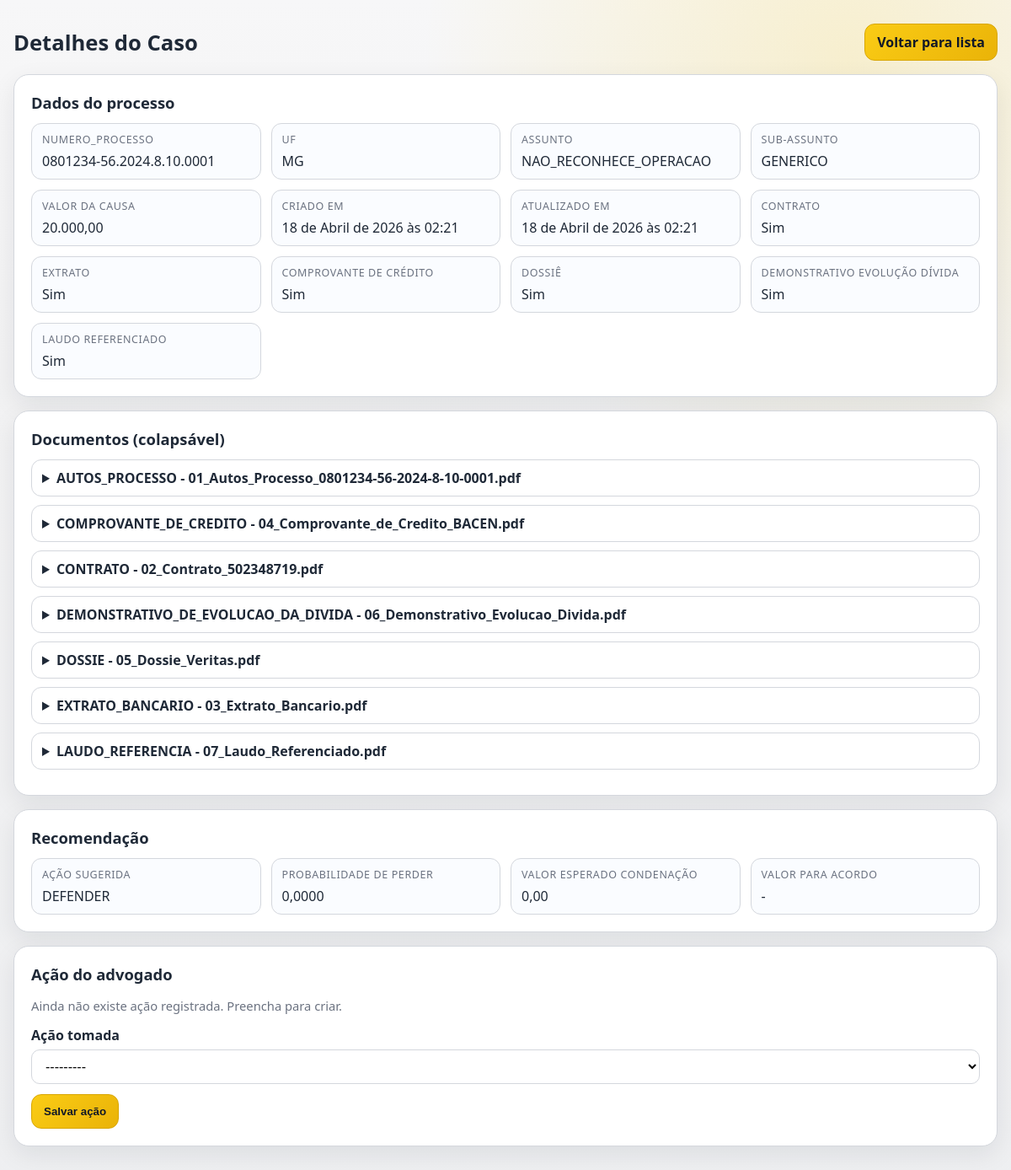
Before: /case-detail/1 with the older database file.
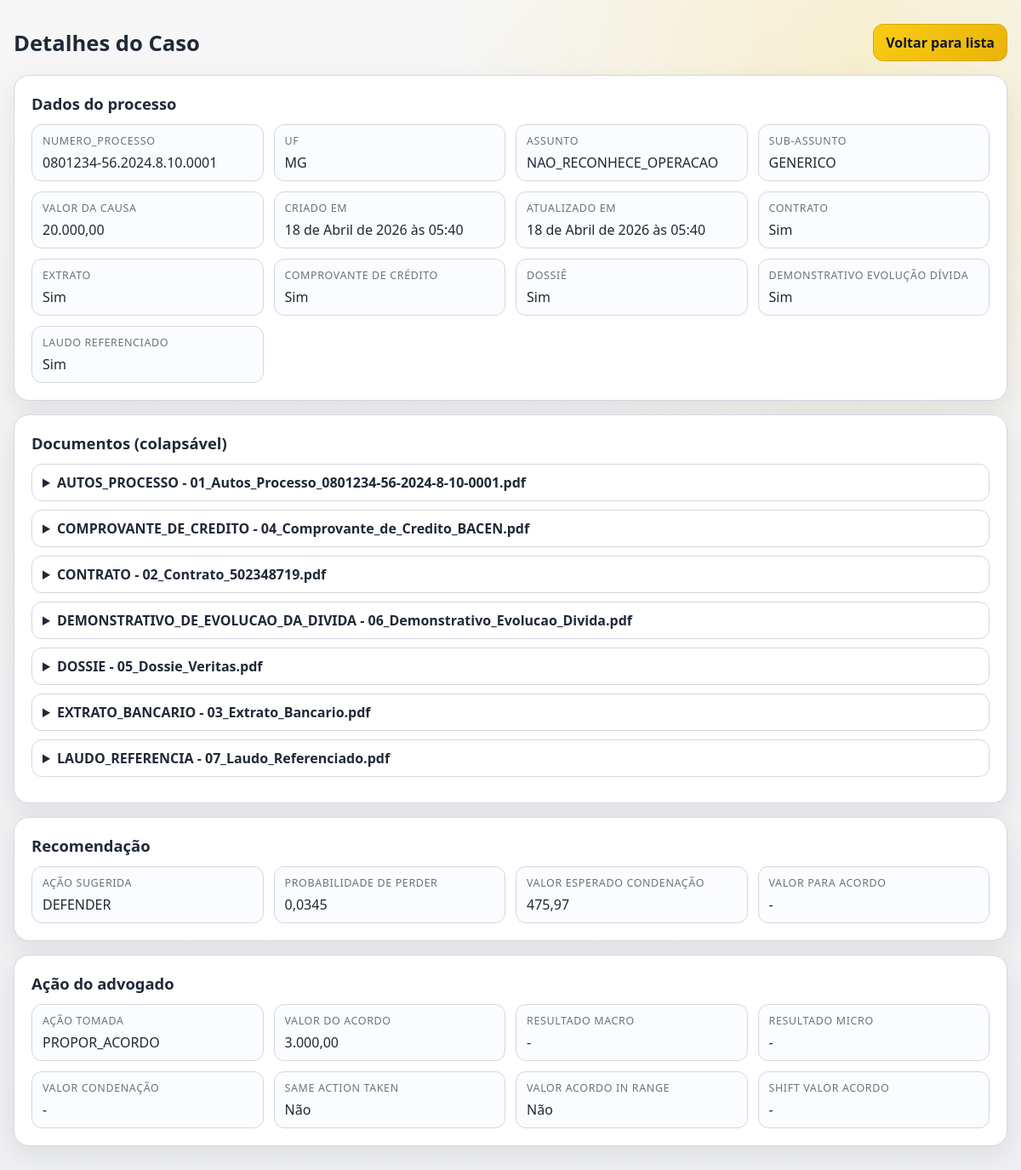
After: the same page with the newer database file.
### legalapp/models.py (models this page shows, shortened)
class TimeStampedModel(models.Model):
	created_at = models.DateTimeField(auto_now_add=True)
	updated_at = models.DateTimeField(auto_now=True)
	class Meta:
		abstract = True

class LegalCase(TimeStampedModel):
	numero_processo = models.CharField(
		max_length=25,
		unique=True,
		validators=[
			RegexValidator(
				regex=r'^\d{7}-\d{2}\.\d{4}\.\d\.\d{2}\.\d{4}$',
				message='Número do processo deve seguir o padrão CNJ (ex: 1764352-89.2025.8.06.1818).',
			)
		],
	)
	uf = models.CharField(max_length=2, null=True, choices=UF_CHOICES)
	assunto = models.CharField(
		max_length=64,
		null = True,
		choices=ASSUNTO_CHOICES,
		default='NAO_RECONHECE_OPERACAO',
	)
	sub_assunto = models.CharField(max_length=20, null=True, choices=SUB_ASSUNTO_CHOICES)
	valor_causa = models.DecimalField(max_digits=10, decimal_places=2, null=True)
	has_contrato = models.BooleanField(default=False)
	has_extrato = models.BooleanField(default=False)
	has_comprovante_credito = models.BooleanField(default=False)
	has_dossie = models.BooleanField(default=False)
	has_demonstrativo_evolucao_divida = models.BooleanField(default=False)
	has_laudo_referenciado = models.BooleanField(default=False)
	class Meta:
		ordering = ['-created_at']

class CaseDocument(TimeStampedModel):
	case = models.ForeignKey(
		LegalCase,
		on_delete=models.CASCADE,
		related_name='documents',
	)
	document_type = models.CharField(max_length=40, choices=CASE_DOCUMENT_TYPE_CHOICES)
	file_name = models.CharField(max_length=255)
	file_path = models.FileField(upload_to='legalapp/documents/', blank=True, null=True)
	extracted_text = models.TextField(blank=True, default='')
	metadata = models.JSONField(default=dict, blank=True)
	class Meta:
		ordering = ['case_id', 'document_type', 'file_name']
		constraints = [
			models.UniqueConstraint(
				fields=['case', 'document_type', 'file_name'],
				name='unique_case_document_entry',
			)
		]

class CaseRecommendation(TimeStampedModel):
	case = models.OneToOneField(
		LegalCase,
		on_delete=models.CASCADE,
		related_name='recommendation',
	)
	probabilidade_perder_caso = models.DecimalField(
		max_digits=5,
		decimal_places=4,
		validators=[MinValueValidator(0), MaxValueValidator(1)],
	)
	valor_esperado_condenacao = models.DecimalField(
		max_digits=10,
		decimal_places=2,
		validators=[MinValueValidator(0)],
	)
	sugestao_acao = models.CharField(max_length=13, choices=ACTION_CHOICES)
	valor_para_acordo = models.DecimalField(
		max_digits=10,
		decimal_places=2,
		null=True,
		validators=[MinValueValidator(0)],
	)
	class Meta:
		ordering = ['-created_at']

class LawyerAction(TimeStampedModel):
	case = models.OneToOneField(
		LegalCase,
		on_delete=models.CASCADE,
		related_name='action',
	)
	acao = models.CharField(max_length=13, choices=ACTION_CHOICES)
	valor_acordo = models.DecimalField(
		max_digits=10,
		decimal_places=2,
		null=True,
		validators=[MinValueValidator(0)],
	)
	resultado_macro = models.CharField(max_length=12, null=True, choices=RESULTADO_MACRO_CHOICES)
	resultado_micro = models.CharField(max_length=24, null=True, choices=RESULTADO_MICRO_CHOICES)
	valor_condenacao = models.DecimalField(max_digits=10, decimal_places=2, null=True)
	same_action_taken = models.BooleanField()
	valor_acordo_in_range = models.BooleanField(null=True)
	shift_valor_acordo = models.DecimalField(max_digits=10, decimal_places=2, null=True)
	class Meta:
		ordering = ['-created_at']

### legalapp/views.py (the view)
# urls.py: path('case-detail/<int:case_id>', case_detail_page, name='case-detail'),
def case_detail_page(request, case_id):
	legal_case = get_object_or_404(
		LegalCase.objects.prefetch_related('documents').select_related('recommendation', 'action'),
		id=case_id,
	)
	try:
		recommendation = legal_case.recommendation
	except ObjectDoesNotExist:
		recommendation = None
	try:
		action = legal_case.action
	except ObjectDoesNotExist:
		action = None
	action_form = None
	if action is None:
		if request.method == 'POST':
			action_form = LawyerActionCreateForm(request.POST)
			action_form.instance.case = legal_case
			if action_form.is_valid():
				action_form.save()
				return redirect('legalapp:case-detail', case_id=legal_case.id)
		else:
			action_form = LawyerActionCreateForm()
	context = {
		'case': legal_case,
		'documents': legal_case.documents.all(),
		'recommendation': recommendation,
		'action': action,
		'action_form': action_form,
	}
	return render(request, 'legalapp/case-detail.html', context)

### legalapp/templates/legalapp/case-detail.html (shortened to what this page needs)
<!DOCTYPE html>
<html lang="pt-br">
<head>
    {% load static %}
    <link rel="stylesheet" href="{% static 'legalapp/css/case-detail.css' %}">
</head>
<body>
    <div class="page">
        <div class="topbar">
            <h1>Detalhes do Caso</h1>
            <div class="topbar-actions">
                <a class="back-btn" href="{% url 'legalapp:cases-list' %}">Voltar para lista</a>
            </div>
        </div>
        <section class="card">
            <h2>Dados do processo</h2>
            <div class="grid">
                <div class="field"><span class="field-label">numero_processo</span>{{ case.numero_processo }}</div>
                <div class="field"><span class="field-label">UF</span>{{ case.uf|default:'-' }}</div>
                <div class="field"><span class="field-label">Assunto</span>{{ case.assunto|default:'-' }}</div>
                <div class="field"><span class="field-label">Sub-assunto</span>{{ case.sub_assunto|default:'-' }}</div>
                <div class="field"><span class="field-label">Valor da causa</span>{{ case.valor_causa|default:'-' }}</div>
                <div class="field"><span class="field-label">Criado em</span>{{ case.created_at }}</div>
                <div class="field"><span class="field-label">Atualizado em</span>{{ case.updated_at }}</div>
                <div class="field"><span class="field-label">Contrato</span>{{ case.has_contrato|yesno:'Sim,Não' }}</div>
                <div class="field"><span class="field-label">Extrato</span>{{ case.has_extrato|yesno:'Sim,Não' }}</div>
                <div class="field"><span class="field-label">Comprovante de crédito</span>{{ case.has_comprovante_credito|yesno:'Sim,Não' }}</div>
                <div class="field"><span class="field-label">Dossiê</span>{{ case.has_dossie|yesno:'Sim,Não' }}</div>
                <div class="field"><span class="field-label">Demonstrativo evolução dívida</span>{{ case.has_demonstrativo_evolucao_divida|yesno:'Sim,Não' }}</div>
                <div class="field"><span class="field-label">Laudo referenciado</span>{{ case.has_laudo_referenciado|yesno:'Sim,Não' }}</div>
            </div>
        </section>
        <section class="card">
            <h2>Documentos (colapsável)</h2>
            {% for document in documents %}
                <details>
                    <summary>{{ document.document_type }} - {{ document.file_name }}</summary>
                </details>
            {% empty %}
                <p class="text-muted">Nenhum documento cadastrado para este caso.</p>
            {% endfor %}
        </section>
        <section class="card">
            <h2>Recomendação</h2>
            {% if recommendation %}
                <div class="grid">
                    <div class="field"><span class="field-label">Ação sugerida</span>{{ recommendation.sugestao_acao }}</div>
                    <div class="field"><span class="field-label">Probabilidade de perder</span>{{ recommendation.probabilidade_perder_caso }}</div>
                    <div class="field"><span class="field-label">Valor esperado condenação</span>{{ recommendation.valor_esperado_condenacao }}</div>
                    <div class="field"><span class="field-label">Valor para acordo</span>{{ recommendation.valor_para_acordo|default:'-' }}</div>
                </div>
            {% else %}
                <p class="text-muted">Sem recomendação cadastrada.</p>
            {% endif %}
        </section>
        <section class="card">
            <h2>Ação do advogado</h2>
            {% if action %}
                <div class="grid">
                    <div class="field"><span class="field-label">Ação tomada</span>{{ action.acao }}</div>
                    <div class="field"><span class="field-label">Valor do acordo</span>{{ action.valor_acordo|default:'-' }}</div>
                    <div class="field"><span class="field-label">Resultado macro</span>{{ action.resultado_macro|default:'-' }}</div>
                    <div class="field"><span class="field-label">Resultado micro</span>{{ action.resultado_micro|default:'-' }}</div>
                    <div class="field"><span class="field-label">Valor condenação</span>{{ action.valor_condenacao|default:'-' }}</div>
                    <div class="field"><span class="field-label">Same action taken</span>{{ action.same_action_taken|yesno:'Sim,Não' }}</div>
                    <div class="field"><span class="field-label">Valor acordo in range</span>{{ action.valor_acordo_in_range|yesno:'Sim,Não' }}</div>
                    <div class="field"><span class="field-label">Shift valor acordo</span>{{ action.shift_valor_acordo|default:'-' }}</div>
                </div>
            {% else %}
                <p class="note">Ainda não existe ação registrada. Preencha para criar.</p>
                <form method="post">
                    <div class="form-row">
                        <label for="{{ action_form.acao.id_for_label }}">Ação tomada</label>
                        {{ action_form.acao }}
                    </div>
                    <button class="btn-primary" type="submit">Salvar ação</button>
                </form>
            {% endif %}
        </section>
    </div>
</body>
</html>

### legalapp/static/legalapp/css/case-detail.css (style rules this page uses)
:root { --bg: #f2f2f3; --text: #1f2937; --muted: #6b7280; --line: #d4d7dd; --accent: #facc15; --card: #ffffff; --danger: #b91c1c; --success: #166534; --shadow: 0 10px 30px rgba(15, 23, 42, 0.08); }
* { box-sizing: border-box; }
body { margin: 0; font-family: "Manrope", "Sora", "Avenir Next", "Segoe UI", sans-serif; background: radial-gradient(circle at 84% 5%, rgba(250, 204, 21, 0.18), transparent 30%), linear-gradient(180deg, #f7f7f8 0%, var(--bg) 30%, #eeeff1 100%); color: var(--text); }
.page { max-width: 1200px; margin: 0 auto; padding: 28px 16px 48px; }
.topbar { display: flex; justify-content: space-between; align-items: center; gap: 12px; margin-bottom: 16px; }
.topbar-actions { display: flex; gap: 10px; flex-wrap: wrap; }
.back-btn { display: inline-block; padding: 10px 14px; border-radius: 12px; text-decoration: none; color: #111827; background: linear-gradient(135deg, var(--accent), #eab308); border: 1px solid #d8a603; font-weight: 700; }
.card { background: var(--card); border: 1px solid var(--line); border-radius: 18px; box-shadow: var(--shadow); padding: 20px; margin-bottom: 16px; }
h1 { margin: 0; font-size: 1.6rem; }
h2 { margin: 0 0 12px; font-size: 1.15rem; }
.grid { display: grid; gap: 12px; grid-template-columns: repeat(auto-fit, minmax(220px, 1fr)); }
.field { border: 1px solid var(--line); border-radius: 12px; padding: 10px 12px; background: #fafcff; }
.field-label { display: block; color: var(--muted); font-size: 0.78rem; margin-bottom: 6px; text-transform: uppercase; letter-spacing: 0.05em; }
details { border: 1px solid var(--line); border-radius: 12px; padding: 10px 12px; margin-bottom: 10px; background: #fff; }
summary { cursor: pointer; font-weight: 700; }

Changed rows visible on the page:
changed LegalCase "MG": created_at "18 de Abril de 2026 às 02:21" → "18 de Abril de 2026 às 05:40"; updated_at "18 de Abril de 2026 às 02:21" → "18 de Abril de 2026 às 05:40"
changed CaseRecommendation "DEFENDER": probabilidade_perder_caso "0,0000" → "0,0345"; valor_esperado_condenacao "0,00" → "475,97"
added LawyerAction: acao "PROPOR_ACORDO", valor_acordo "3.000,00", resultado_macro "-", resultado_micro "-", valor_condenacao "-", same_action_taken "Não", valor_acordo_in_range "Não", shift_valor_acordo "-"
Other visible differences:
form field acao: "---------" → (not shown)
text no longer shown: "Ainda não existe ação registrada. Preencha para criar. Ação tomada Salvar ação"
text now shown: "AÇÃO TOMADA VALOR DO ACORDO RESULTADO MACRO RESULTADO MICRO VALOR CONDENAÇÃO SAME ACTION TAKEN VALOR ACORDO IN RANGE SHIFT VALOR ACORDO"
